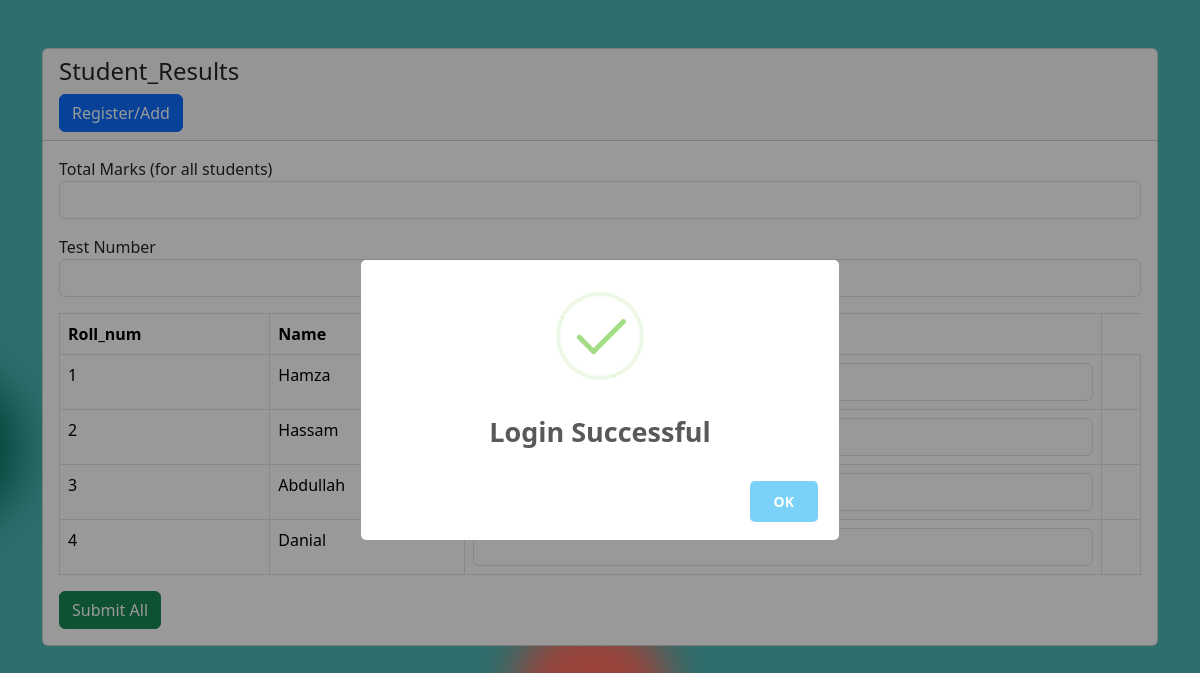
Page /entry (signed in) on the committed database.
### tables this page shows
CREATE TABLE `students` (
  `Roll_num` int NOT NULL,
  `Name` varchar(191) NOT NULL,
  `Email` varchar(191) NOT NULL,
  `Phone` int NOT NULL
);

### routes.php (called while the page is built, shortened)
<?php
get ('/entry','views/entry_form.php');

### views/entry_form.php (the view, shortened to what this page needs)
    <?php session_start();
include(__DIR__ . '/../includes/header.php');
$connection = mysqli_connect("localhost", "root", "", "stutms");
?>
<div class="container">
    <div class="row">
        <div class="col-md-12 mt-5">
            <div class="card">
                <div class="card-header">
                    <h4>Student_Results</h4>
                    <a href="/entry" class="btn btn-primary float-right">Register/Add</a>
                </div>
                <div class="card-body">
                    <?php
                    $query = "SELECT * FROM `students`";
                    $query_run = mysqli_query($connection, $query);
                    if (mysqli_num_rows($query_run) > 0) {
                    ?>
                            <form action="/process" method="post">
                                <div class="form-group">
                                    <label for="common_total_marks">Total Marks (for all students)</label>
                                    <input type="number" name="common_total_marks" class="form-control mb-3" required>
                                </div>
                                <div class="form-group">
                                    <label for="test_number">Test Number</label>
                                </div>
                                <table class="table table-bordered">
                                    <thead>
                                        <tr>
                                            <th scope="col">Roll_num</th>
                                            <th scope="col">Name</th>
                                            <th scope="col">Obtained Marks</th>
                                        </tr>
                                    </thead>
                                    <tbody>
                                        <?php
                                        while ($reg_row = mysqli_fetch_array($query_run)) {
                                        ?>
                                        <tr>
                                            <td>
                                                <?php echo $reg_row['Roll_num']; ?>
                                            </td>
                                            <td><?php echo $reg_row['Name']; ?></td>
                                            <td><input type="number" name="obtained_marks[]" class="form-control" required></td>
                                            <td><input type="hidden" name="teacher_id" value="<?php echo $_SESSION['username'];?>"></td>
                                        </tr>
                                        <?php } ?>
                                    </tbody>
                                </table>
                                <button type="submit" class="btn btn-success" name="submit_all">Submit All</button>
                            </form>
                    <?php } else {
                        echo "<h5>No records found</h5>";
                    } ?>
                </div>
            </div>
        </div>
    </div>
</div>
 <?php
    include(__DIR__ . '/../includes/footer.php');
?>

### rows in the picture
students: Roll_num "1", Name "Hamza"
students: Roll_num "2", Name "Hassam"
students: Roll_num "3", Name "Abdullah"
students: Roll_num "4", Name "Danial"
